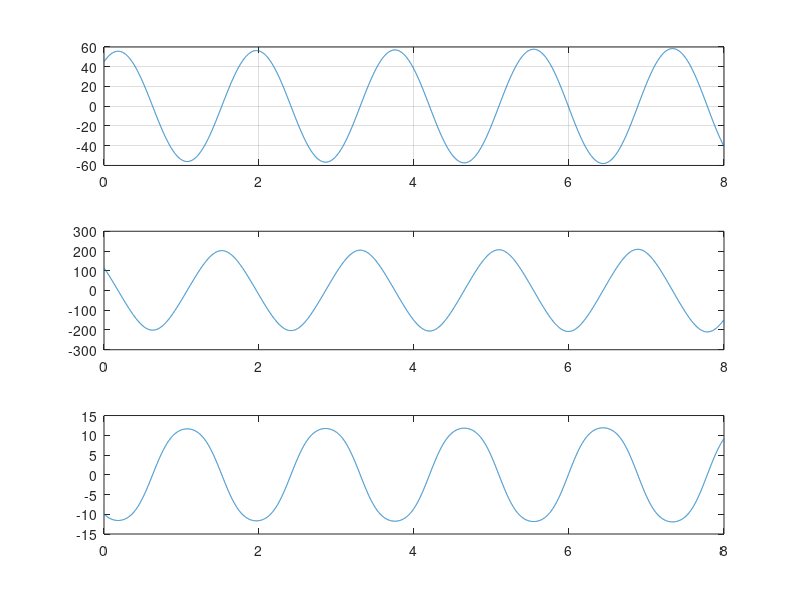

Source code (MATLAB):
%% Tutorial 1 & 2, P3
clc; clear all; close all;
tic
L = 0.7; % m
m = 24; % kg
g = 9.81; % gravity

phi = pi/4; % deg
phi_dot = 2; % rad/s

simTime = 8; % s

idx = 1;
dt = 10^-3;
t = 0;

while t <= simTime

phi_dotdot = -g/L * sin(phi);

timePlot(idx) = t;
phi_plot(idx) = phi;
phi_dotPlot(idx) = phi_dot;
phi_dotdotPlot(idx) = phi_dotdot;

phi = phi+phi_dot*dt;
phi_dot = phi_dot + phi_dotdot*dt;

idx = idx+1;
t = t+dt;
end

toc

subplot(3,1,1)
plot(timePlot, rad2deg(phi_plot))
grid on
hold on
subplot(3,1,2)
plot(timePlot, rad2deg(phi_dotPlot))
subplot(3,1,3)
plot(timePlot, phi_dotdotPlot)
